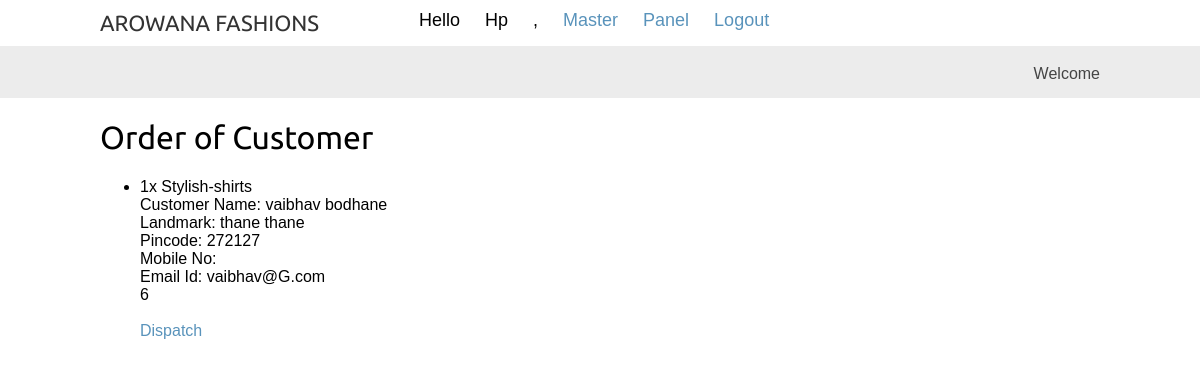
The page /manufacturer/orders/ (signed in) on the database its author committed.
### order/models.py (models this page shows, shortened)
class OrderCustItem(models.Model):
    order = models.ForeignKey(Order,
                              related_name='items',
                              on_delete=models.CASCADE)
    product= models.ForeignKey(Product,on_delete=models.CASCADE)
    customer = models.ForeignKey(User, on_delete=models.CASCADE)
    price = models.DecimalField(max_digits=10, decimal_places=2)
    quantity = models.PositiveIntegerField(default=1)

class Order(models.Model):
    first_name = models.CharField(max_length=50)
    last_name = models.CharField(max_length=50)
    email = models.EmailField()
    address = models.CharField(max_length=250)
    postal_code = models.CharField(max_length=20)
    city = models.CharField(max_length=100)
    created = models.DateTimeField(auto_now_add=True)
    updated = models.DateTimeField(auto_now=True)
    paid = models.BooleanField(default=False)
    class Meta:
        ordering = ('-created',)

### shop/models.py (models this page shows, shortened)
class Product(models.Model):
    category = models.ForeignKey(Category,
                                 related_name='products',
                                 on_delete=models.CASCADE)
    manufacturer = models.ForeignKey(User, on_delete=models.CASCADE)
    name = models.CharField(max_length=200, db_index=True)
    slug = models.SlugField(max_length=200, db_index=True)
    image = models.ImageField(upload_to='products/%Y/%m/%d',
                              blank=True)
    description = models.TextField(blank=True)
    price = models.DecimalField(max_digits=10, decimal_places=2)
    quantity = models.IntegerField(default=0)
    available = models.BooleanField(default=False)
    created = models.DateTimeField(auto_now_add=True)
    updated = models.DateTimeField(auto_now=True)
    class Meta:
        ordering = ('name',)
        index_together = (('id', 'slug'),)

### manufacturer/views.py (the view)
# urls.py: path('orders/', views.show_order, name='show_order'),
@login_required
@permission_required('manufacturer.view_productdetails', 'manufacturer.add_productdetails', 'manufacturer.change_productdetails')
def show_order(request):
    products=OrderCustItem.objects.filter(product__manufacturer=request.user)
    return render(request,'manufacturer/order/show.html',{'products': products})

### manufacturer/templates/manufacturer/order/show.html (shortened to what this page needs)
{% extends "shop/base.html" %}
{% block content %}
  <h1>Order of Customer</h1>
  <div class="list">
    <ul>
      {% for item in products %}
        <li>
          {{ item.quantity }}x {{ item.product.name }}
          <br>
		  Customer Name: {{ item.order.first_name }} {{ item.order.last_name }}
		  <br>
		  Landmark: {{ item.order.address }} {{ item.order.city }}
		  <br>
		  Pincode: {{ item.order.postal_code }}
		  <br>
		  Mobile No:{{ item.order.mobile }}
		  <br>
		  Email Id: {{ item.order.email }}
		  <br>
		  {{ item.order.id }}
		  <br>
		  <br>
		  <a href="{% url "manufacturer:dispatch_order" item.order.id %}">Dispatch</a>
		  <br>
		  <br>
        </li>
      {% endfor %}
    </ul>
  </div>
{% endblock %}

### shop/templates/shop/base.html (shortened to what this page needs)
{% load static %}
<!DOCTYPE html>
<html>
  <head>
    <link href="{% static 'css/base.css' %}" rel="stylesheet">
  </head>
  <body>
    <div id="header">
      {% if request.user.is_authenticated %}
            {% if request.user.is_superuser %}
              <a href="" class="logo">AROWANA FASHIONS</a>
              <span class="user" style="word-spacing:20px;">
              Hello {{ request.user.username|capfirst }} ,
              <a href="{%url 'adminauth:masterpanel'%}">Master Panel</a>
              <a href="{% url 'shop:logout' %}">Logout</a>
            {% elif request.user.groups.all.0|lower == "customer" %}
              <a href="/" class="logo">AROWANA FASHIONS</a>
              <span class="user" style="word-spacing:20px;">
              <span>Hello, {{ request.user.first_name|capfirst}} </span>
              <a href="{% url 'cart:cart_detail' %}">Cart</a>
              <a href="{% url 'shop:logout' %}">Logout</a>
            {% elif request.user.groups.all.0|lower == "designer" %}
              <a href="{%url 'designer:manufacturer_list'%}" class="logo">AROWANA FASHIONS</a>
              <span class="user" style="word-spacing:20px;">
              <span>Hello, {{ request.user.first_name|capfirst}} </span>
              <a href="{%url 'designer:manufacturer_list'%}">Manufacturer</a>
              <a href="{% url 'shop:logout' %}">Logout</a>
            {% else %}
              <a href="/" class="logo">AROWANA FASHIONS</a>
              <span class="user" style="word-spacing:20px;">
                <a href="{% url 'shop:logout' %}">Logout</a>
            {% endif %}
      {% else %}
      <a href="/" class="logo">AROWANA FASHIONS</a>
      <span class="user" style="word-spacing:20px;">
            <a href="{% url 'shop:login' %}">Log-in</a>
	          <a href="{% url 'shop:register' %}">Create Account</a>
            <a href="{% url 'cart:cart_detail' %}">Cart</a>
      {% endif %}
  </span>
  </div>
    <div id="subheader">
      <div class="cart">
       Welcome
      </div>
    </div>
    <div id="content">
      {% block content %}
      {% endblock %}
    </div>
  </body>
</html>

### shop/static/css/base.css (style rules this page uses)
body { margin:0; padding:0; font-family:helvetica, sans-serif; }
h1, h2, h3, h4, h5 , h6 { font-family: 'Ubuntu', sans-serif; font-weight:normal; }
a { text-decoration:none; color:#5993bb; }
#header { padding:10px 100px; font-size:18px; overflow:auto; }
#subheader { background:#ececec; color:#444; padding:15px 100px; overflow:auto; }
#header .logo { font-family: 'Ubuntu', sans-serif; float:left; color:#333; font-size:22px; margin-right:10%; }
#subheader .cart { float:right; padding-top:4px; }
#content { padding:0 100px; overflow:hidden; }

### rows shown on the page
OrderCustItem: quantity "1", product.name "Stylish-shirts", order.first_name "vaibhav", order.last_name "bodhane", order.address "thane", order.city "thane", order.postal_code "272127", order.email "vaibhav@G.com", order.id "6"

### other values the page prints
{{ request.user.username|capfirst }} "Hp"
